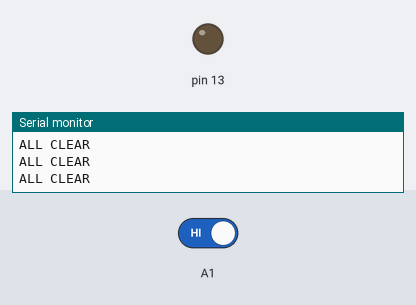
Simulated run of this sketch. Board: Arduino Uno, built with avr-gcc and run on an emulated ATmega328P. Shown: output pins drawn as LEDs (lit = HIGH), the last lines printed to the serial monitor. The inputs (shaded band) are chosen by the test bench; at power-on: A1 HIGH.

Above: at 2.8 s.
2.9 s: A1 driven LOW
At 5.0 s:
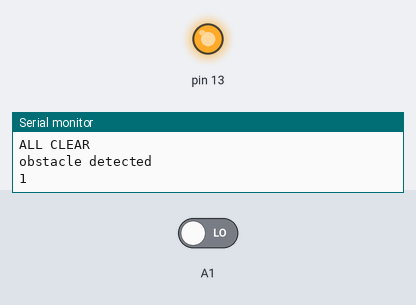
5.5 s: A1 driven HIGH
At 7.3 s:
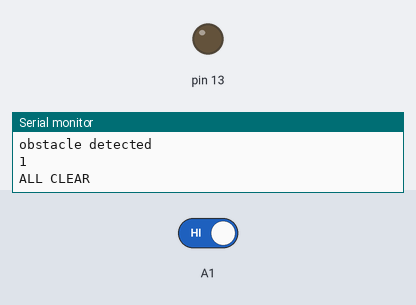
Timing chart, 0 to 8.8 s (numbered marks = the images above; inputs shaded):
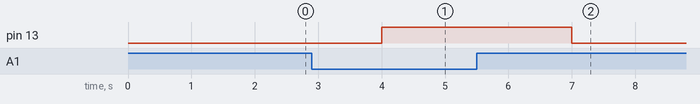

Measured:
- after the input at 2.9 s, pin 13: LOW → HIGH after 1.1 s
- after the input at 5.5 s, pin 13: HIGH → LOW after 1.5 s

The sketch:

IR.ino
```cpp
void setup() {
 pinMode(A1,INPUT);
 pinMode(13,OUTPUT);

 Serial.begin(9600);

}

void loop() {
  if(digitalRead(A1)==LOW)
  {
    int i=0 ;
   i++;
    Serial.println("obstacle detected");
    delay(1000);
    Serial.println(i);
    digitalWrite(13,HIGH);
    delay(1000);

  }
  else
  {
    Serial.println("ALL CLEAR ");
    digitalWrite(13,LOW);
     delay(1000);
  }

}
```
